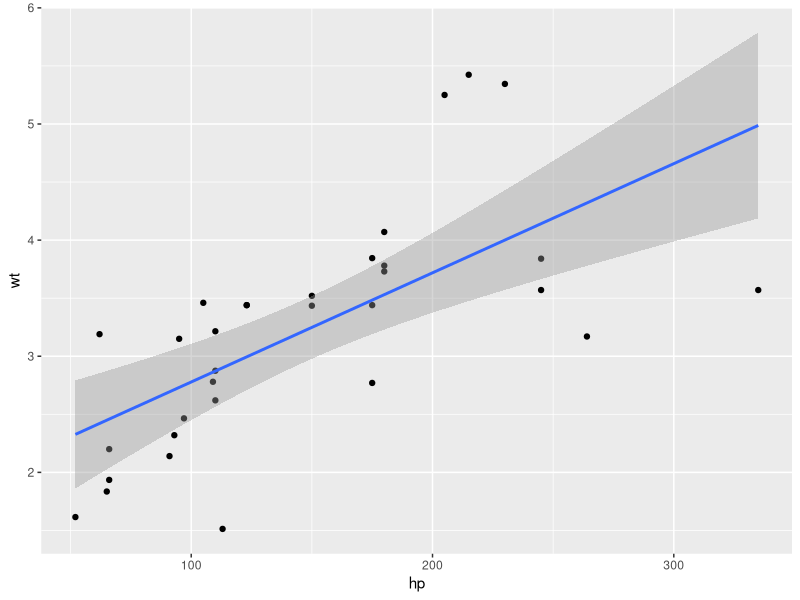
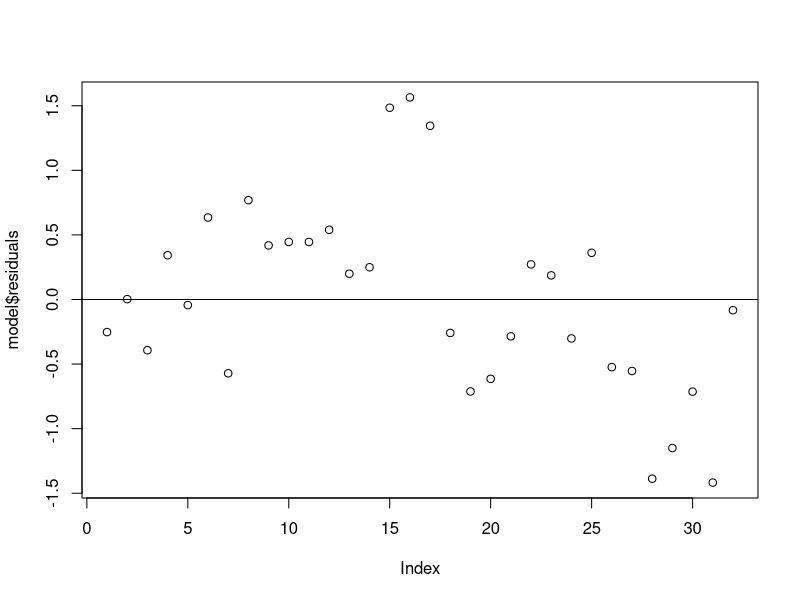
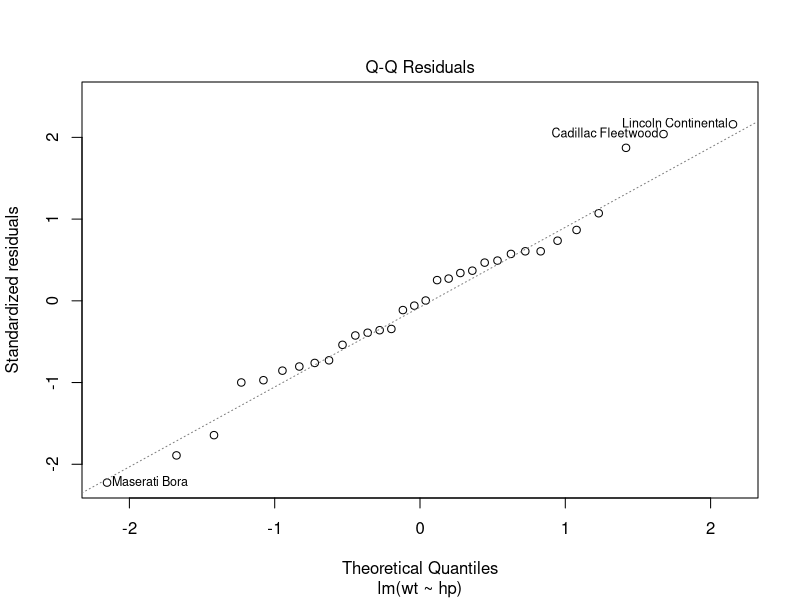

Source code (R) for these figures, in order:
# ----------------------------------------------------------------------------------------------------
# Modul:      Deskriptive Statistik
# Author:     Christoph Hilty
# Datum:      15.01.2017
# Aufgaben:   CAS_DA_R_LinReg_Aufgaben.pdf
# ----------------------------------------------------------------------------------------------------


# Fragen
# Aufgabe: Prognoseintervalle für y
# Hier geht es nicht um die Prognose eines durchschnittlichen, sondern einzelnen Gewichts!

# Aufgabe: Schätzen eines y-Wertes
# --------------------------------------------------------------------------

# Plot erstellen zur Uebersicht
library(ggplot2)
ggplot(aes(y = wt, x = hp), data = mtcars) +
  geom_point() +
  stat_smooth( method = "lm")

model <- lm(wt ~ hp, data = mtcars)

# Durchschnittlicher Wert bestimmen
predict(model, newdata = data.frame(hp = 200))


# Aufgabe: Bestimmtheitsmass
# --------------------------------------------------------------------------
summary(model)$r.squared
## [1] 0.4339488 - Bestimmtsheitsmass r2


# Aufgabe: Signifikanztest für β1
# --------------------------------------------------------------------------
summary(model)$coefficients
## 4.15e-05 -> entspricht einem signifkanten Zusammenhang


# Aufgabe: Konfidenzintervalle für y
# --------------------------------------------------------------------------
predict(model, data.frame(hp = 200), interval = "confidence", 
        level = .95)
#        fit      lwr      upr
#       3.718439 3.374138 4.062739
# Das erwartete, durchschnittliche Gewicht bei 200 liegt zwischen 3.37 und 4.06t


# Aufgabe: Prognoseintervalle für y
# --------------------------------------------------------------------------
predict(model, data.frame(hp = 200), interval = "predict", 
        level = .95)
# Das erwartete Gewicht bei 200 liegt zwischen 2.15 und 5.29t



# Aufgabe: Residuen-Plot
# --------------------------------------------------------------------------
# plot(model, which = 1)

# oder auch
plot(model$residuals)
abline(0,0)


# Aufgabe: QQ-Plot
# --------------------------------------------------------------------------
plot(model, which = 2)
